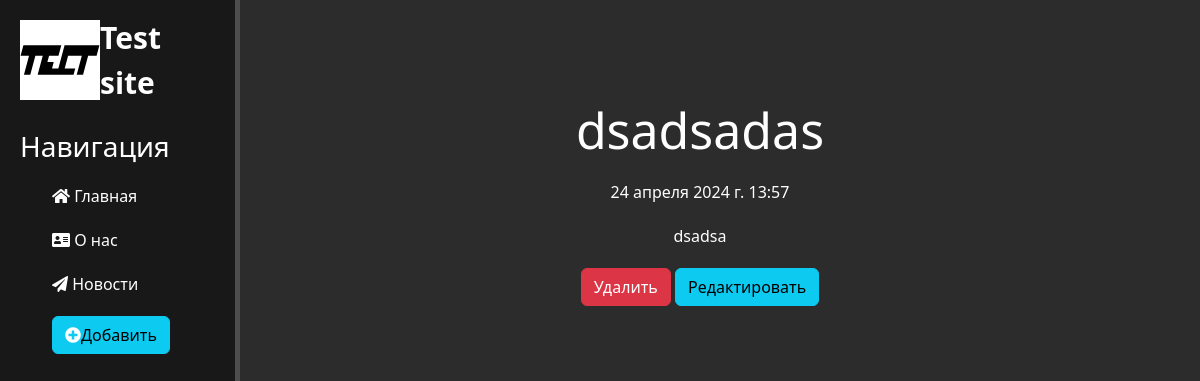
Page /news/1 on the earlier database version.
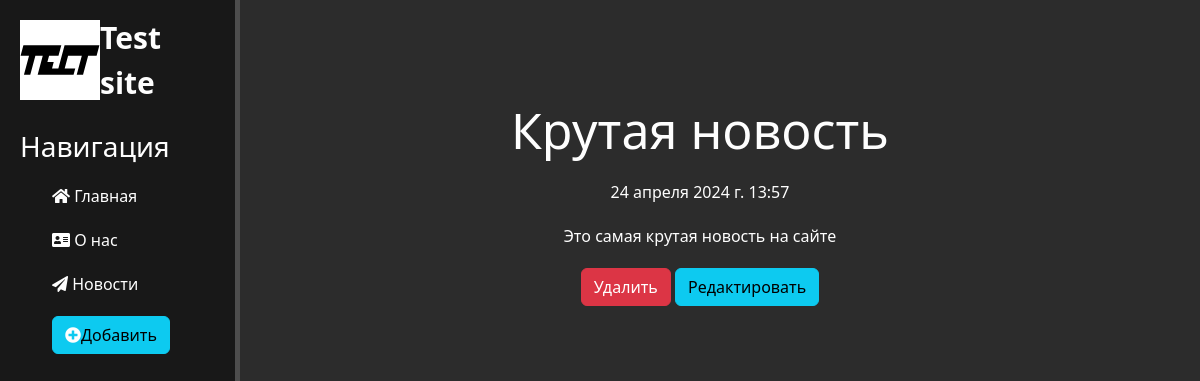
Same page on the later database version.
### news/models.py (models this page shows, shortened)
class Articles(models.Model):
  title = models.CharField('Название', max_length=50)
  anons = models.CharField('Анонс', max_length=200)
  full_text = models.TextField('Статья')
  date = models.DateTimeField('Дата публикации')
  class Meta:
      verbose_name = 'Новость'
      verbose_name_plural = 'Новости'

### news/views.py (the view)
# urls.py: path('<int:pk>', views.NewsDetailView.as_view(), name='news-detail'),
class NewsDetailView(DetailView):
  model = Articles
  template_name = 'news/details_view.html'
  context_object_name = 'article'

### news/templates/news/details_view.html (shortened to what this page needs)
{% extends 'main/layout.html' %}
{% block content%}
<div class="features">
  <h1>{{ article.title }}</h1>
  <p>{{ article.date  }}</p>
  <p>{{ article.full_text  }}</p>
  <a href="{% url 'news-delete' article.id %}" class="btn btn-danger">Удалить</a>
  <a href="{% url 'news-update' article.id %}" class="btn btn-info">Редактировать</a>
</div>
{% endblock %}

Differences in the rows shown:
changed Articles: title "dsadsadas" → "Крутая новость"; full_text "dsadsa" → "Это самая крутая новость на сайте"
